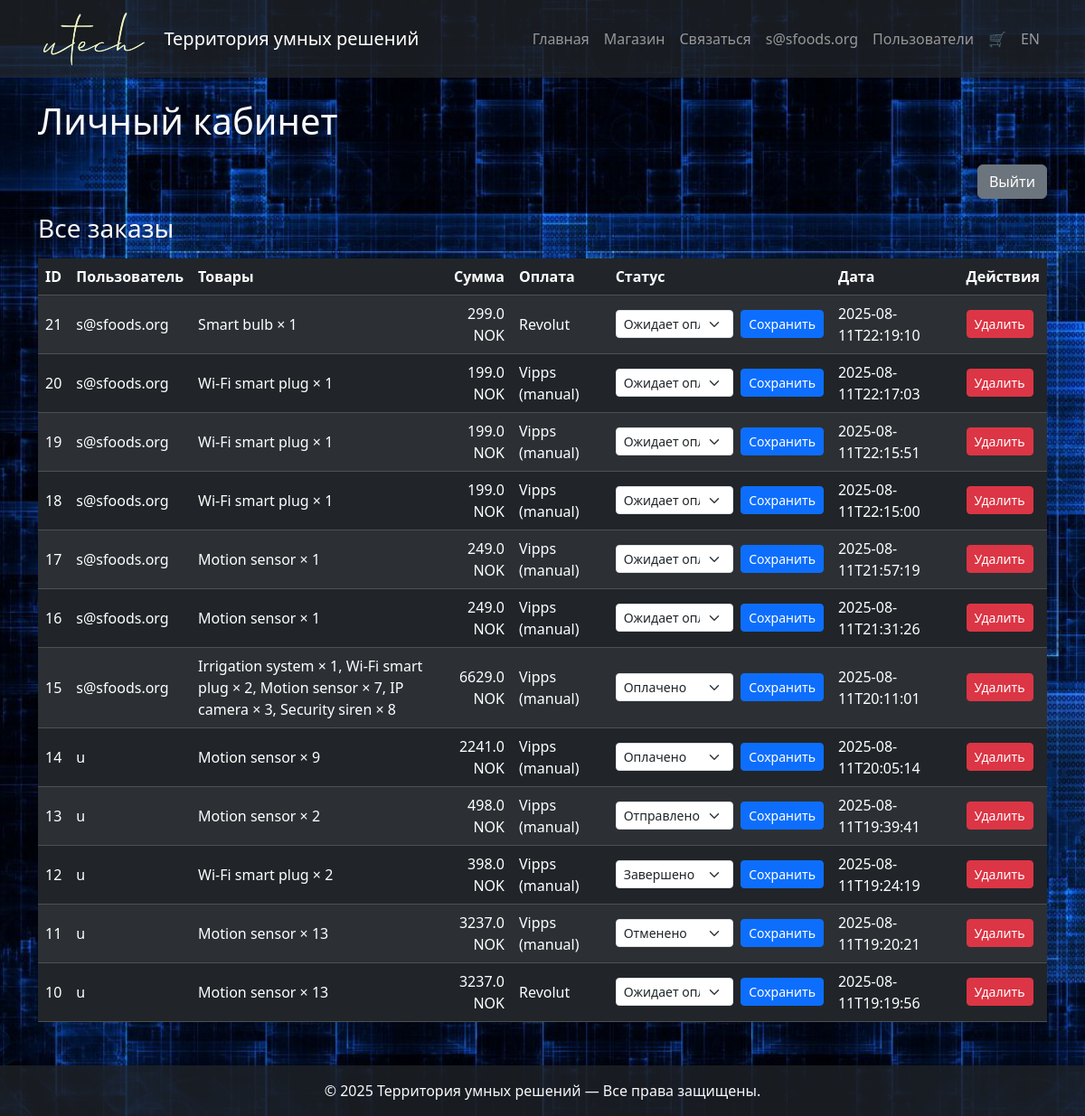
Page /ru/account (signed in) on the committed database.
### tables this page shows
CREATE TABLE orders (
        id INTEGER PRIMARY KEY AUTOINCREMENT,
        user_id INTEGER,
        items TEXT,
        total REAL,
        payment_method TEXT,
        status TEXT DEFAULT 'Оплачено',
        date TEXT
    , ship_country TEXT, ship_zip TEXT, ship_city TEXT, ship_addr1 TEXT, ship_addr2 TEXT, ship_firstname TEXT, ship_lastname TEXT, ship_email TEXT, ship_phone TEXT, ship_carrier TEXT, customer_note TEXT);

CREATE TABLE users (
        id INTEGER PRIMARY KEY AUTOINCREMENT,
        username TEXT UNIQUE,
        password TEXT,
        role TEXT DEFAULT 'user'
    );

### main.py (the view)
@app.route("/ru/account")
def account_ru():
    return render_account("ru")

### main.py (called while the page is built)
@app.context_processor
def inject_request():
    return dict(request=request)

def render_lang(template, lang, **kwargs):
    cart_count = 0
    cart = session.get("cart", {})
    if isinstance(cart, dict):
        cart_count = sum(cart.values())
    elif isinstance(cart, list):
        cart_count = len(cart)
    return render_template(
        template,
        lang=lang,
        tr=translations[lang],
        posts=posts,
        cart_count=cart_count,
        shipping=session.get("shipping", {}),   # <── добавили
        **kwargs
    )

def summarize_items(items_json, lang="en"):
    try:
        items = json.loads(items_json)
    except:
        return items_json  # если не JSON, вернуть как есть
    result = []
    for item in items:
        product = next((p for p in products if p["id"] == item["id"]), None)
        if product:
            name = product.get(f"name_{lang}", product.get("name", "?"))
        else:
            name = "?"
        result.append(f"{name} × {item.get('qty', 1)}")
    return ", ".join(result)

### templates/account.html (shortened to what this page needs)
{% extends "base.html" %}
{% block content %}
<h1 class="mb-4">
    {{ 'Личный кабинет' if lang == 'ru' else 'Account' }}
</h1>
<div class="mb-3 text-end">
    <a href="{{ url_for('logout') }}" class="btn btn-secondary">
        {{ 'Выйти' if lang == 'ru' else 'Logout' }}
    </a>
</div>
{% if role == 'admin' %}
  <h3 class="mb-3">{{ 'Все заказы' if lang == 'ru' else 'All orders' }}</h3>
  <table class="table table-dark table-striped align-middle">
    <thead>
      <tr>
        <th>ID</th>
        <th>{{ 'Пользователь' if lang=='ru' else 'User' }}</th>
        <th>{{ 'Товары' if lang=='ru' else 'Items' }}</th>
        <th class="text-end">{{ 'Сумма' if lang=='ru' else 'Total' }}</th>
        <th>{{ 'Оплата' if lang=='ru' else 'Payment' }}</th>
        <th>{{ 'Статус' if lang=='ru' else 'Status' }}</th>
        <th>{{ 'Дата' if lang=='ru' else 'Date' }}</th>
        <th>{{ 'Действия' if lang=='ru' else 'Actions' }}</th>
      </tr>
    </thead>
    <tbody>
      {% for o in orders %}
      <tr>
        <td>{{ o.id }}</td>
        <td>{{ o.username }}</td>
        <td style="max-width: 420px;">{{ o.items_text }}</td>
        <td class="text-end">{{ o.total }} NOK</td>
        <td>{{ o.payment }}</td>
        <td style="min-width: 210px;">
          <form method="post" action="/update_order/{{ o.id }}" class="d-flex gap-2">
            <select name="status_code" class="form-select form-select-sm">
              {% for code, labels in status_choices %}
                <option value="{{ code }}" {% if o.status_code == code %}selected{% endif %}>
                  {{ labels[lang] }}
                </option>
              {% endfor %}
            </select>
            <button class="btn btn-sm btn-primary">
              {{ 'Сохранить' if lang=='ru' else 'Save' }}
            </button>
          </form>
        </td>
        <td>{{ o.date }}</td>
        <td>
          <a href="/delete_order/{{ o.id }}" class="btn btn-sm btn-danger"
             onclick="return confirm('{{ 'Удалить заказ?' if lang=='ru' else 'Delete order?' }}');">
            {{ 'Удалить' if lang=='ru' else 'Delete' }}
          </a>
        </td>
      </tr>
      {% endfor %}
    </tbody>
  </table>
{% endif %}
{% endblock %}

### static/css/style.css (style rules this page uses)
body { background: url('../img/backg2.jpg') no-repeat center center fixed; background-size: cover; }

### rows in the picture
orders: id "21", username "s@sfoods.org", items_text "Smart bulb × 1", total "299.0", payment "Revolut", value "Сохранить", date "2025-08-11T22:19:10", value "Удалить"
orders: id "20", username "s@sfoods.org", items_text "Wi-Fi smart plug × 1", total "199.0", payment "Vipps (manual)", value "Сохранить", date "2025-08-11T22:17:03", value "Удалить"
orders: id "19", username "s@sfoods.org", items_text "Wi-Fi smart plug × 1", total "199.0", payment "Vipps (manual)", value "Сохранить", date "2025-08-11T22:15:51", value "Удалить"
orders: id "18", username "s@sfoods.org", items_text "Wi-Fi smart plug × 1", total "199.0", payment "Vipps (manual)", value "Сохранить", date "2025-08-11T22:15:00", value "Удалить"
orders: id "17", username "s@sfoods.org", items_text "Motion sensor × 1", total "249.0", payment "Vipps (manual)", value "Сохранить", date "2025-08-11T21:57:19", value "Удалить"
orders: id "16", username "s@sfoods.org", items_text "Motion sensor × 1", total "249.0", payment "Vipps (manual)", value "Сохранить", date "2025-08-11T21:31:26", value "Удалить"
orders: id "15", username "s@sfoods.org", items_text "Irrigation system × 1, Wi-Fi smart plug × 2, Motion sensor × 7, IP camera × 3, Security siren × 8", total "6629.0", payment "Vipps (manual)", status_code "Оплачено", value "Сохранить", date "2025-08-11T20:11:01", value "Удалить"
orders: id "14", username "u", items_text "Motion sensor × 9", total "2241.0", payment "Vipps (manual)", status_code "Оплачено", value "Сохранить", date "2025-08-11T20:05:14", value "Удалить"
orders: id "13", username "u", items_text "Motion sensor × 2", total "498.0", payment "Vipps (manual)", status_code "Отправлено", value "Сохранить", date "2025-08-11T19:39:41", value "Удалить"
orders: id "12", username "u", items_text "Wi-Fi smart plug × 2", total "398.0", payment "Vipps (manual)", status_code "Завершено", value "Сохранить", date "2025-08-11T19:24:19", value "Удалить"
orders: id "11", username "u", items_text "Motion sensor × 13", total "3237.0", payment "Vipps (manual)", status_code "Отменено", value "Сохранить", date "2025-08-11T19:20:21", value "Удалить"
orders: id "10", username "u", items_text "Motion sensor × 13", total "3237.0", payment "Revolut", value "Сохранить", date "2025-08-11T19:19:56", value "Удалить"

### other values in the picture
{{ tr.site_title }} "Территория умных решений"
{{ tr.menu_home }} "Главная"
{{ tr.menu_shop }} "Магазин"
{{ tr.menu_contacts }} "Связаться"
{{ 'Пользователи' if lang == 'ru' else 'Users' }} "Пользователи"
{{ 'Личный кабинет' if lang == 'ru' else 'Account' }} "Личный кабинет"
{{ 'Выйти' if lang == 'ru' else 'Logout' }} "Выйти"
{{ 'Все заказы' if lang == 'ru' else 'All orders' }} "Все заказы"
{{ 'Пользователь' if lang=='ru' else 'User' }} "Пользователь"
{{ 'Товары' if lang=='ru' else 'Items' }} "Товары"
{{ 'Сумма' if lang=='ru' else 'Total' }} "Сумма"
{{ 'Оплата' if lang=='ru' else 'Payment' }} "Оплата"
{{ 'Статус' if lang=='ru' else 'Status' }} "Статус"
{{ 'Дата' if lang=='ru' else 'Date' }} "Дата"
{{ 'Действия' if lang=='ru' else 'Actions' }} "Действия"
